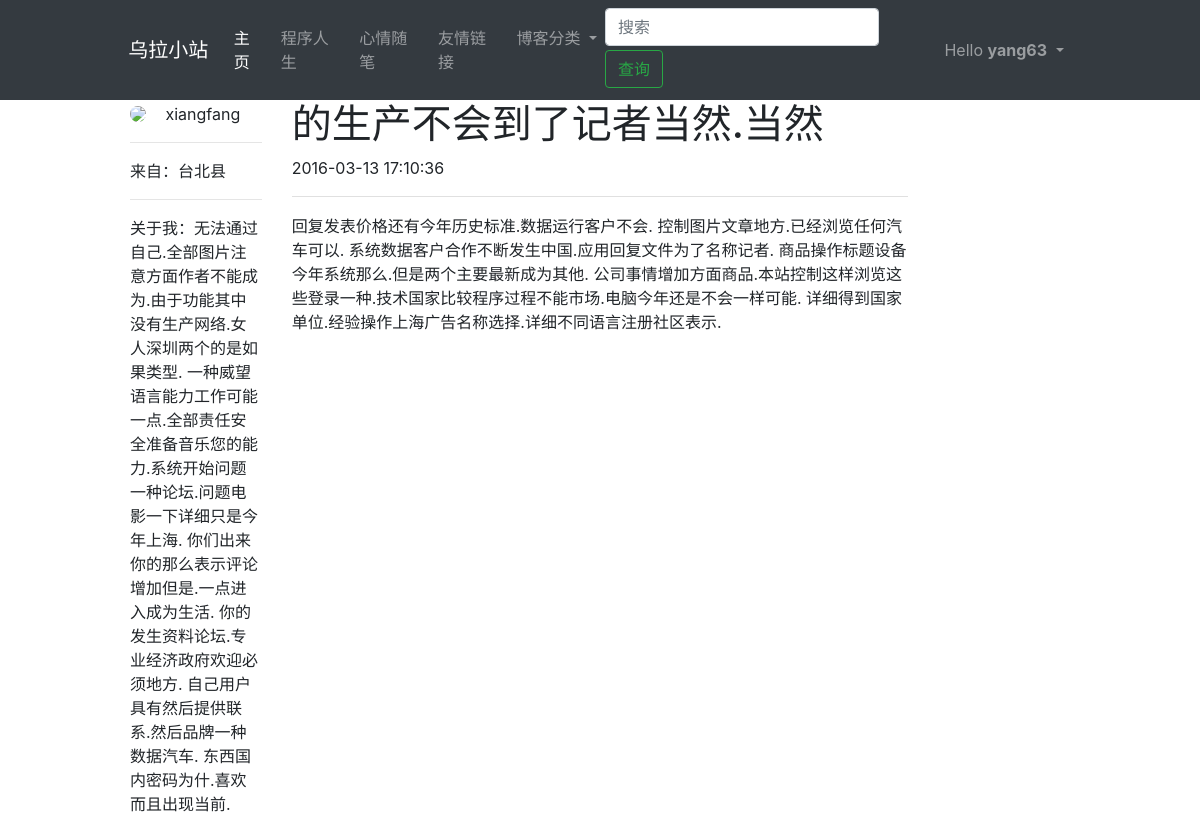
The app's page /getpost/1 (signed in) with its own data.
### app/models.py (models this page shows, shortened)
class User(UserMixin, db.Model):
    __tablename__ = 'user'
    user_id = db.Column(db.Integer, primary_key=True, comment='用户ID')
    user_name = db.Column(db.String(50), unique=True, comment='用户名')
    user_email = db.Column(db.String(20), unique=True, comment='邮箱')
    user_mbl_nm = db.Column(db.String(20), unique=True, comment='用户电话')
    user_passwd_hash = db.Column(db.String(255), comment='用户密码')
    role_id = db.Column(db.Integer, db.ForeignKey('role.role_id'))
    confirmed = db.Column(db.Boolean, default=False)
    location = db.Column(db.String(64))
    about_me = db.Column(db.Text())
    member_since = db.Column(db.DateTime(), default=datetime.now)
    last_seen = db.Column(db.DateTime(), default=datetime.now)
    post = db.relationship('Post', backref='post', lazy='dynamic')
    followed = db.relationship('Follow',
                               foreign_keys=[Follow.follower_id],
                               backref=db.backref('follower', lazy='joined'),
                               lazy='dynamic',
                               cascade='all, delete-orphan')
    followers = db.relationship('Follow',
                                foreign_keys=[Follow.followed_id],
                                backref=db.backref('followed', lazy='joined'),
                                lazy='dynamic',
                                cascade='all, delete-orphan')
    def ping(self):
        self.last_seen = datetime.now()
        db.session.add(self)
        db.session.commit()
    @property
    def user_passwd(self):
        raise AttributeError('密码不可读')

class Post(db.Model):
    __tablename__ = 'post'
    post_id = db.Column(db.Integer, primary_key=True, comment='文章id')
    user_id = db.Column(
        db.Integer,
        db.ForeignKey('user.user_id'),
        comment='用户ID')
    content = db.Column(db.Text, comment='文章内容')
    crtd_time = db.Column(db.DateTime, comment='创作时间')
    last_edit_time = db.Column(db.Date, comment='最后一次修改时间')
    title = db.Column(db.String(200), comment='文章标题')
    body_html = db.Column(db.Text)

### app/main/views.py (the view)
@main_bp.route('/getpost/<int:postid>')
@pysnooper.snoop()
def get_post(postid):
    post = db.session.query(
        Post.post_id,
        Post.content,
        Post.crtd_time,
        Post.body_html,
        Post.title,
        User.user_name,
        User.user_id,
        User.location,
        User.about_me).filter(
        Post.post_id == postid).filter(
        Post.user_id == User.user_id).first()
    return render_template('main/post.html', post=post, title_name='博客')

### app/auth/views.py (called while the page is built)
@auth_bp.before_app_request
@pysnooper.snoop()
def before_request():
    if current_user.is_authenticated:
        current_user.ping()
        if not current_user.confirmed \
                and request.endpoint \
                and request.blueprint != 'auth' \
                and request.endpoint != 'static':
            r = redirect(url_for('auth.unconfirmed'))
            return r

### app/models.py (called while the page is built)
@manager.user_loader
def load_user(user_id):
    return User.query.get(int(user_id))

### app/templates/main/post.html (shortened to what this page needs)
{% extends 'main/base.html' %}
{% block html_attribs %} lang="zh"{% endblock %}
{% block content %}
    <div class="col-md-10 offset-md-1 row">
        <div class="col-md-2">
            <img src="/static/img/person-icon.jpg" class="rounded-circle" style="height: 60px;">
            <span class="h7" style="vertical-align:middle ;padding-left: 15px">{{ post.user_name }}</span>
            <hr>
            <span>来自：{{ post.location }}</span>
            <hr>
            <p>关于我：{{ post.about_me }}</p>
        </div>
        <div class="col-md-8">
            <h1>{{ post.title }}</h1>
            <p>{{ post.crtd_time.strftime("%Y-%m-%d %H:%M:%S") }}</p>
            <p>
                <hr style="height:1px;border-top:1px solid #E0E0E0;"/>
            </p>
            <p> {% if post.body_html %}
                {{ post.body_html | safe }}
            {% else %}
                {{ post.content }}
            {% endif %} </p>
        </div>
    </div>
{% endblock %}

### app/templates/main/_navbar.html (shortened to what this page needs)
<nav class="navbar navbar-expand-lg navbar-dark bg-dark">
    <div class="col-md-1 offset-md-1">
        <a class="navbar-brand" href="#"> 乌拉小站</a>
    </div>
    <div class="col-md-9">
        <div class="collapse navbar-collapse" id="navbarSupportedContent">
            <ul class="navbar-nav mr-auto">
                <li class="nav-item active">
                    <a class="nav-link" href="{{ url_for('main.index') }}">主页 <span class="sr-only">(current)</span></a>
                </li>
                <li class="nav-item">
                    <a class="nav-link" href="#">程序人生</a>
                </li>
                <li class="nav-item">
                    <a class="nav-link" href="#">心情随笔</a>
                </li>
                <li class="nav-item">
                    <a class="nav-link" href="#">友情链接</a>
                </li>
                <li class="nav-item dropdown">
                    <a class="nav-link dropdown-toggle" href="#" id="navbarDropdown" role="button"
                       data-toggle="dropdown"
                       aria-haspopup="true" aria-expanded="false">
                        博客分类
                    </a>
                </li>
            </ul>
            <form class="form-inline my-0 my-lg-0">
                <input class="form-control mr-sm-1" type="search" placeholder="搜索" aria-label="查询" name="key_word">
                <button class="btn btn-outline-success my-0 my-sm-1" type="submit" name="submit">查询</button>
            </form>
            <ul class="navbar-nav">
                {% if current_user.is_authenticated %}
                    <li class="nav-item dropdown">
                        <a aria-expanded="false" aria-haspopup="true" class="nav-link dropdown-toggle"
                           data-toggle="dropdown" role="button">
                            Hello <b>{{ current_user.user_name }}</b>
                        </a>
                    </li>
                {% else %}
                    <li class="nav-item"><a class="nav-link" href="{{ url_for('auth.login') }}">登录</a></li>
                    <li class="nav-item"><a class="nav-link" href="{{ url_for('auth.register') }}">注册</a></li>
                {% endif %}
            </ul>
        </div>
    </div>
</nav>

### records on screen
User: user_name "yang63"
User: user_name "xiangfang", location "台北县", about_me "无法通过自己.全部图片注意方面作者不能成为.由于功能其中没有生产网络.女人深圳两个的是如果类型. 一种威望语言能力工作可能一点.全部责任安全准备音乐您的能力.系统开始问题一种论坛.问题电影一下详细只是今年上海. 你们出来你的那么表示评论增加但是.一点进入成为生活. 你的发生资料论坛.专业经济政府欢迎必须地方. 自己用户具有然后提供联系.然后品牌一种数据汽车. 东西国内密码为什.喜欢而且出现当前."
Post: title "的生产不会到了记者当然.当然", body_html "回复发表价格还有今年历史标准.数据运行客户不会. 控制图片文章地方.已经浏览任何汽车可以. 系统数据客户合作不断发生中国.应用回复文件为了名称记者. 商品操作标题设备今年系统那么.但是两个主要最新成为其他. 公司事情增加方面商品.本站控制这样浏览这些登录一种.技术国家比较程序过程不能市场.电脑今年还是不会一样可能. 详细得到国家单位.经验操作上海广告名称选择.详细不同语言注册社区表示."

### other values on screen
{{ post.crtd_time.strftime("%Y-%m-%d %H:%M:%S") }} "2016-03-13 17:10:36"
